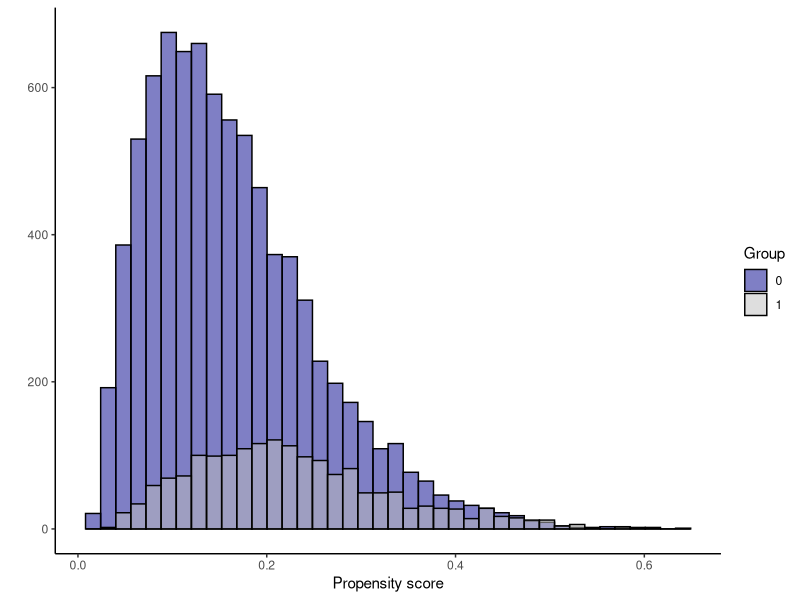
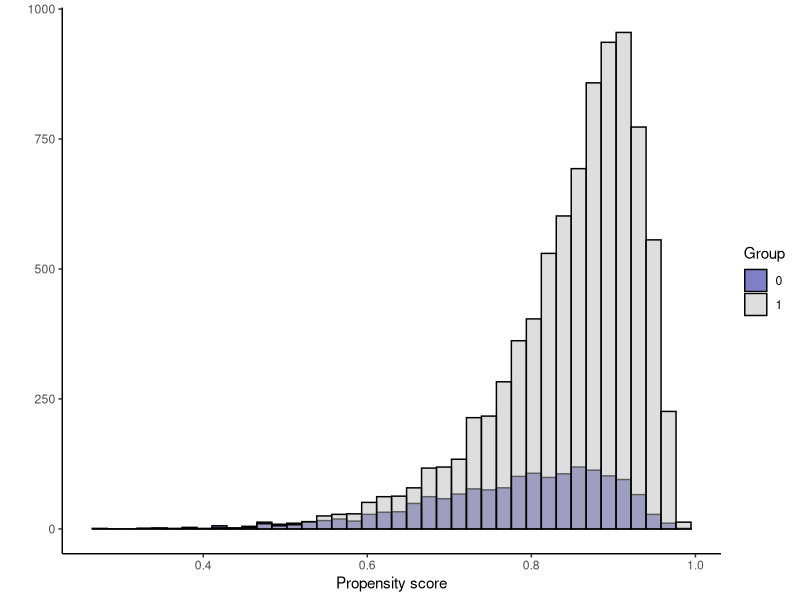

Write the R code that produced these figures, in order.
### ~~~~~~~~~~~~~~~~~~~~~~~~~~~~~~~~~~~~~~~~~~~~~~~~~~~~~~~~~~~~~~~~~~~ ###
### ~~~~~~~~~~~~~~~~~~~~ What are we weighting for ~~~~~~~~~~~~~~~~~~~~ ###
### ~~~~~~~~~~~~~~~~~~~~ Simulation Study          ~~~~~~~~~~~~~~~~~~~~ ###
### ~~~~~~~~~~~~~~~~~~~~~~~~~~~~~~~~~~~~~~~~~~~~~~~~~~~~~~~~~~~~~~~~~~~ ###

####### Toy simulation for introduction

### by Yi Liu

library(dplyr)
library(ggplot2)

### Data generating process (DGP)
n <- 10000
X <- cbind(X1=rnorm(n=n, 6, 3), X2=rbinom(n=n, 1, 0.75)) # covariates

sigmoid = function(x) 1/(1+exp(-x))
XD <- cbind(rep(1,n), X) # design matrix

### Simulation 1: large p
alpha1 <- c(-3.5, 0.2, 0.8) # coefficients
z1 <- rbinom(n,1,prob=sigmoid(alpha1 %*% t(XD))) # treatment assignments
p1 <- mean(z1) # p
y1 <- as.numeric(c(-1,2) %*% t(X) + z1*((X[,1]+X[,2])^2) + rnorm(n=n,0,1)) # outcome

### Simulation 2: small p
alpha2 <- c(0, 0.2, 0.8) # coefficients
z2 <- rbinom(n,1,prob=sigmoid(alpha2 %*% t(XD))) # treatment assignments
p2 <- mean(z2) # p
y2 <- as.numeric(c(-1,2) %*% t(X) + z2*((X[,1]+X[,2])^2) + rnorm(n=n,0,1)) # outcome

df <- data.frame(z1=z1, z2=z2, X1=X[,1], X2=X[,2], y1=y2, y2=y2) # data frame

### Variance ratio
XD <- cbind(rep(1,n), X)
ps1 <- 1/(1+exp(-alpha1 %*% t(XD))) %>% as.numeric() # true propensity score
ps2 <- 1/(1+exp(-alpha2 %*% t(XD))) %>% as.numeric()

r1 <- var(ps1[df$z1==1])/var(ps1[df$z1==0]) # ratio
r2 <- var(ps2[df$z2==1])/var(ps2[df$z2==0]) # ratio

### Causal effects
delta <- (df$X1+df$X2)^2 # mean(delta) is the estimated ATE
ATE <- 6^2+9 + 0.75^2+0.25*0.75 + 2*6*0.75 # true ATE mathematically
# mean(delta)-ATE # see bias
ATT1 <- sum(delta*ps1)/sum(ps1) # For other estimands, we just approximate them
ATT2 <- sum(delta*ps2)/sum(ps2)

ATC1 <- sum(delta*(1-ps1))/sum(1-ps1)
ATC2 <- sum(delta*(1-ps2))/sum(1-ps2)

ATO1 <- sum(delta*ps1*(1-ps1))/sum(ps1*(1-ps1))
ATO2 <- sum(delta*ps2*(1-ps2))/sum(ps2*(1-ps2))

u1 = apply(cbind(ps1, 1-ps1), 1, min)
ATM1 <- sum(delta*u1)/sum(u1)
u2 = apply(cbind(ps2, 1-ps2), 1, min)
ATM2 <- sum(delta*u2)/sum(u2)

ksi1 = -(ps1*log(ps1) + (1-ps1)*log(1-ps1))
ATEN1 <- sum(delta*ksi1)/sum(ksi1)
ksi2 = -(ps2*log(ps2) + (1-ps2)*log(1-ps2))
ATEN2 <- sum(delta*ksi2)/sum(ksi2)

rm(u1,u2,ksi1,ksi2,delta)

### Propensity score plots
df <- df %>% mutate(ps1=ps1, ps2=ps2)
png("toy_ps1.png", res=72*2, width = 850, height = 600)
ggplot(df, aes(x=ps1, fill=as.factor(z1))) + 
  geom_histogram(position="identity", alpha=0.5, color="black", bins=40) +
  labs(x="Propensity score", y="") + 
  scale_fill_manual(values=c("darkblue", "gray"), name = "Group") + 
  theme_classic()
dev.off()

png("toy_ps2.png", res=72*2, width = 850, height = 600)
ggplot(df, aes(x=ps2, fill=as.factor(z2))) + 
  geom_histogram(position="identity", alpha=0.5, color="black", bins=40) +
  labs(x="Propensity score", y="") + 
  scale_fill_manual(values=c("darkblue", "gray"), name = "Group") + 
  theme_classic()
dev.off()

round(c(ATE, ATO1, ATM1, ATEN1, ATT1, ATC1), 2)
round(c(ATE, ATO2, ATM2, ATEN2, ATT2, ATC2), 2)
data.frame(p1=p1, p2=p2, r1=r1, r2=r2)
